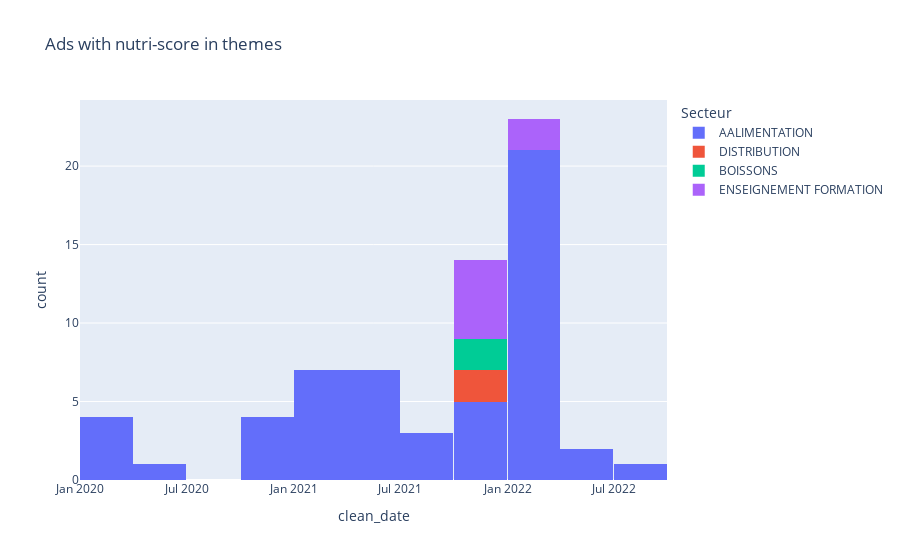

Notebook code cell kept with this figure:
### Code cell
theme = 'nutri-score'

sub_arcom_df = arcom_df[[theme in x for x in arcom_df['clean_theme']]]
fig = px.histogram(sub_arcom_df,
            x='clean_date',
            color='Secteur', title=f'Ads with {theme} in themes')
fig.show()

### Figure 1 — Plotly figure (JSON) as saved in the notebook; plotly's stock layout.template omitted (floating-point values rounded to 4 significant figures)
{"data": [{"alignmentgroup": "True", "bingroup": "x", "hovertemplate": "Secteur=AALIMENTATION<br>clean_date=%{x}<br>count=%{y}<extra></extra>", "legendgroup": "AALIMENTATION", "marker": {"color": "#636efa", "pattern": {"shape": ""}}, "name": "AALIMENTATION", "offsetgroup": "AALIMENTATION", "orientation": "v", "showlegend": true, "type": "histogram", "x": ["2020-03-09", "2020-03-09", "2020-03-15", "2020-04-13", "2020-10-12", "2020-10-13", "2020-10-13", "2020-11-25", "2020-02-10", "2021-01-04", "2021-03-16", "2021-03-17", "2021-03-23", "2021-03-24", "2021-04-04", "2021-04-04", "2021-04-06", "2021-04-26", "2021-04-26", "2021-05-03", "2021-06-21", "2021-07-15", "2021-01-18", "2021-01-18", "2021-07-29", "2021-09-05", "2021-10-10", "2021-10-21", "2021-10-25", "2021-11-22", "2021-11-24", "2022-04-06", "2022-04-06", "2022-01-10", "2022-01-10", "2022-08-08", "2022-01-24", "2022-01-24", "2022-01-24", "2022-01-24", "2022-01-30", "2022-01-30", "2022-01-30", "2022-01-30", "2022-02-07", "2022-02-14", "2022-02-14", "2022-02-14", "2022-02-14", "2022-02-14", "2022-02-15", "2022-02-16", "2022-03-03", "2022-03-04", "2022-03-05"], "xaxis": "x", "yaxis": "y"}, {"alignmentgroup": "True", "bingroup": "x", "hovertemplate": "Secteur=DISTRIBUTION<br>clean_date=%{x}<br>count=%{y}<extra></extra>", "legendgroup": "DISTRIBUTION", "marker": {"color": "#EF553B", "pattern": {"shape": ""}}, "name": "DISTRIBUTION", "offsetgroup": "DISTRIBUTION", "orientation": "v", "showlegend": true, "type": "histogram", "x": ["2021-10-03", "2021-12-12"], "xaxis": "x", "yaxis": "y"}, {"alignmentgroup": "True", "bingroup": "x", "hovertemplate": "Secteur=BOISSONS<br>clean_date=%{x}<br>count=%{y}<extra></extra>", "legendgroup": "BOISSONS", "marker": {"color": "#00cc96", "pattern": {"shape": ""}}, "name": "BOISSONS", "offsetgroup": "BOISSONS", "orientation": "v", "showlegend": true, "type": "histogram", "x": ["2021-11-10", "2021-11-10"], "xaxis": "x", "yaxis": "y"}, {"alignmentgroup": "True", "bingroup": "x", "hovertemplate": "Secteur=ENSEIGNEMENT FORMATION<br>clean_date=%{x}<br>count=%{y}<extra></extra>", "legendgroup": "ENSEIGNEMENT FORMATION", "marker": {"color": "#ab63fa", "pattern": {"shape": ""}}, "name": "ENSEIGNEMENT FORMATION", "offsetgroup": "ENSEIGNEMENT FORMATION", "orientation": "v", "showlegend": true, "type": "histogram", "x": ["2021-12-13", "2021-12-14", "2021-12-27", "2021-12-28", "2021-12-31", "2022-01-12", "2022-01-20"], "xaxis": "x", "yaxis": "y"}], "layout": {"barmode": "relative", "legend": {"title": {"text": "Secteur"}, "tracegroupgap": 0}, "title": {"text": "Ads with nutri-score in themes"}, "xaxis": {"anchor": "y", "domain": [0, 1], "title": {"text": "clean_date"}}, "yaxis": {"anchor": "x", "domain": [0, 1], "title": {"text": "count"}}}}
